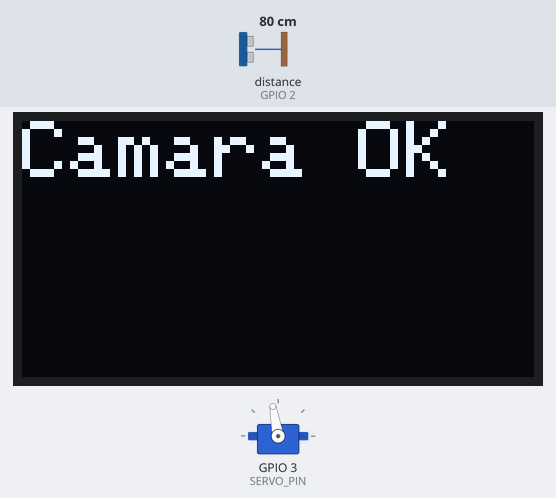
This sketch was run on a simulated ESP32-S3. On the bench: 128×64 one-colour display, servo. The test bench sets the inputs (shaded band); at power-on: distance to the obstacle (sensor on GPIO 2) 80 cm. The echo pulse lasts 58.3 µs per cm; WiFi joins after 1.5 s; servers stay silent unless stated; uploads are accepted with an empty reply; the camera gives no picture; what the sketch prints to the serial monitor is not drawn.

Above: at 5.8 s.
At 14.5 s:
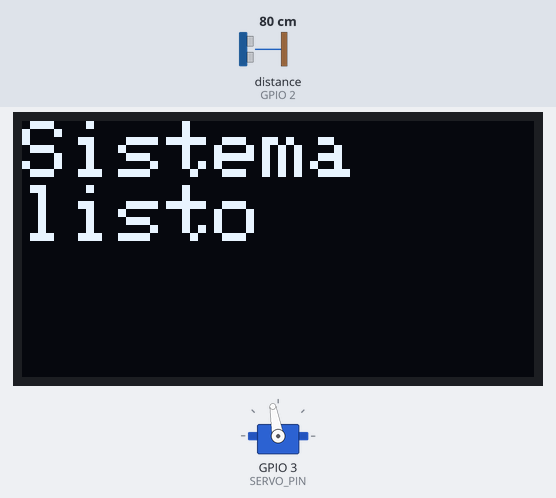
17.7 s: distance to the obstacle (sensor on GPIO 2) set to 2 cm
At 21.1 s:
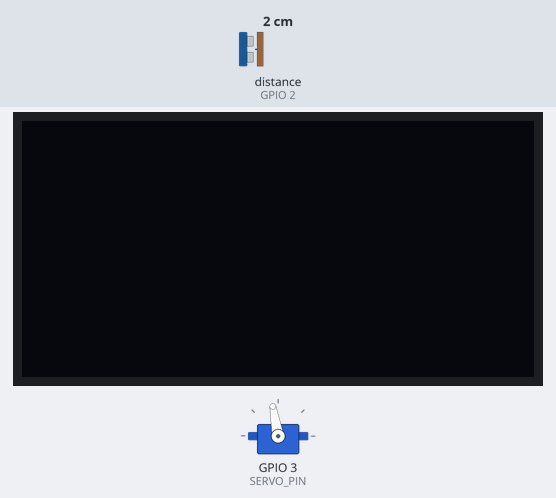
At 23.5 s:
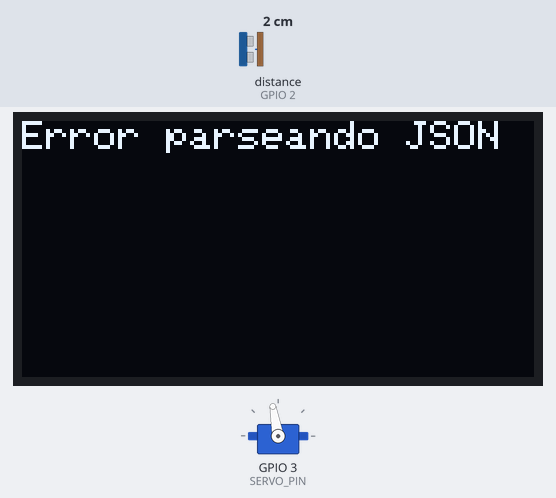
23.7 s: distance to the obstacle (sensor on GPIO 2) set to 8 cm
26.7 s: distance to the obstacle (sensor on GPIO 2) set to 11 cm
Timing chart, 0 to 29.7 s (numbered marks = the images above; inputs shaded):
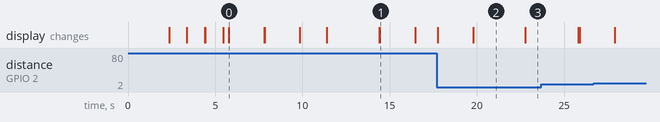

The sketch:

Esp32ToPythonOledHttpCAM.ino
```cpp
#include <Adafruit_GFX.h>       // Librería para gráficos
#include <Adafruit_SSD1306.h>   // Librería para el controlador de pantalla OLED
#include <Wire.h>               // Librería para la comunicación I2C

#include <NewPing.h>            // Librería para el sensor ultrasónico
#include <ESP32Servo.h>         // Librería para el control del servomotor en ESP32

#include <WiFi.h>               // Librería para la conexión WiFi
#include <HTTPClient.h>         // Librería para la comunicación HTTP
#include <ArduinoJson.h>        // Librería para manejar JSON
#include "esp_camera.h"        // Librería para la cámara del ESP32-CAM S3

// --- Definiciones de hardware y pines ---

// Dimensiones de la pantalla OLED
#define SCREEN_WIDTH 128
#define SCREEN_HEIGHT 64
#define OLED_RESET -1

// Pines para la comunicación I2C con la pantalla OLED
#define I2C_SDA_PIN 42
#define I2C_SCL_PIN 41

// Pines para el sensor ultrasónico y el servomotor
#define TRIG_PIN 1
#define ECHO_PIN 2
#define SERVO_PIN 3
#define MAX_DISTANCE 10

// --- Configuración de pines de la cámara ESP32-S3 CAM ---
#define CAM_PIN_D0      11
#define CAM_PIN_D1      9
#define CAM_PIN_D2      8
#define CAM_PIN_D3      10
#define CAM_PIN_D4      12
#define CAM_PIN_D5      18
#define CAM_PIN_D6      17
#define CAM_PIN_D7      16

#define CAM_PIN_XCLK    15
#define CAM_PIN_PCLK    13
#define CAM_PIN_VSYNC   6

#define CAM_PIN_HREF    7
#define CAM_PIN_SDA     4
#define CAM_PIN_SCL     5

#define CAM_PIN_PWDN    -1
#define CAM_PIN_RESET   -1


// --- Credenciales de WiFi y servidor HTTP ---

const char* ssid = "IZZI-FA5D";
const char* password = "QJY5MDZYWMLD";
const char* servidor = "http://192.168.0.121:5000/";

// --- Creación de objetos ---

// Objeto para controlar la pantalla OLED
Adafruit_SSD1306 display(SCREEN_WIDTH, SCREEN_HEIGHT, &Wire, OLED_RESET);
// Objeto para el sensor ultrasónico, con sus pines y distancia máxima
NewPing sonar(TRIG_PIN, ECHO_PIN, MAX_DISTANCE);
// Objeto para controlar el servomotor
Servo servoMotor;

// --- Variables de estado y constantes ---

// Ángulos de los movimientos del servo para cada tipo de basura (ej. 0° y 180°)
const byte angulos[2] = {0, 180};
// Comandos esperados para clasificar ('B' para Biodegradable, 'N' para No-biodegradable)
const char comandos[2] = {'B', 'N'};
// Velocidad del movimiento del servo (menor valor = más rápido)
const int velocidad = 10;
// Variable para trackear estado de OLED
bool displayInicializada = false;

// --- Funciones del sistema ---


/**
 * @brief Inicializa la cámara con mejores ajustes de saturación y brillo.
 */
bool init_camera() {
    camera_config_t config;
    config.ledc_channel = LEDC_CHANNEL_0;
    config.ledc_timer = LEDC_TIMER_0;

    config.pin_d0 = CAM_PIN_D0;
    config.pin_d1 = CAM_PIN_D1;
    config.pin_d2 = CAM_PIN_D2;
    config.pin_d3 = CAM_PIN_D3;
    config.pin_d4 = CAM_PIN_D4;
    config.pin_d5 = CAM_PIN_D5;
    config.pin_d6 = CAM_PIN_D6;
    config.pin_d7 = CAM_PIN_D7;

    config.pin_xclk = CAM_PIN_XCLK;
    config.pin_pclk = CAM_PIN_PCLK;
    config.pin_vsync = CAM_PIN_VSYNC;

    config.pin_href = CAM_PIN_HREF;
    config.pin_sscb_sda = CAM_PIN_SDA;
    config.pin_sscb_scl = CAM_PIN_SCL;

    config.pin_pwdn = CAM_PIN_PWDN;
    config.pin_reset = CAM_PIN_RESET;

    config.xclk_freq_hz = 20000000;
    config.frame_size = FRAMESIZE_240X240;
    config.pixel_format = PIXFORMAT_JPEG;
    config.grab_mode = CAMERA_GRAB_LATEST;
    config.fb_location = CAMERA_FB_IN_DRAM;
    config.jpeg_quality = 10;
    config.fb_count = 2;

    int err = esp_camera_init(&config);
    if (err != ESP_OK) {
        Serial.printf("Es distinto a ok");
        return false;
    }
    sensor_t *s = esp_camera_sensor_get();
    if (s != NULL) {
        // Ajustar saturación (rango: -2 to 2)
        s->set_saturation(s, 0);  // Aumentar saturación
        // Ajustar brillo (rango: -2 to 2)
        s->set_brightness(s, -2);  // Aumentar brillo
        // Ajustar contraste (rango: -2 to 2)
        s->set_contrast(s, 1);    // Aumentar contraste
        //configura el valor máximo que puede alcanzar la ganancia automática del sensor
        s->set_gainceiling(s, GAINCEILING_8X);
    } else {
        Serial.println("Error: No se pudo obtener el sensor para ajustes");
        return false;
    }
    return true;
}

/**
 * @brief Inicializa de forma robusta la pantalla oled, necesario
 */
bool inicializarOLED() {
    Serial.println("Inicializando OLED...");
    // Detener I2C si ya estaba inicializado
    Wire.end();
    delay(100);
    // Inicializar I2C con los pines específicos
    bool i2cIniciado = Wire.begin(I2C_SDA_PIN, I2C_SCL_PIN);
    if (!i2cIniciado) {
        Serial.println("Error: No se pudo iniciar I2C");
        return false;
    }
    // Esperar a que el bus I2C esté estable
    delay(200);
    // Intentar inicializar display con ambas direcciones
    bool displayInicializado = false;
    if(display.begin(SSD1306_SWITCHCAPVCC, 0x3C)) {
        Serial.println("OLED encontrado en 0x3C");
        displayInicializado = true;
    } else {
        Serial.println("Falló 0x3C, intentando 0x3D...");
        delay(100);
        if(display.begin(SSD1306_SWITCHCAPVCC, 0x3D)) {
            Serial.println("OLED encontrado en 0x3D");
            displayInicializado = true;
        }
    }
    if (displayInicializado) {
        display.clearDisplay();
        display.setTextSize(2);
        display.setTextColor(SSD1306_WHITE);
        display.setCursor(0, 0);
        display.println("OLED OK");
        display.display();
        delay(1000);
        return true;
    } else {
        Serial.println("Error: No se pudo inicializar OLED en ninguna direccion");
        return false;
    }
}

/**
 * @brief Función que hace que imprima un string dentro de la pantalle oled
 * @param mensaje El string que imprimirá la pantalla
 * @param tamano El tamaño en que se imprimira el string, por defecto 1
 * @param tiempo El tiempo en que estará el mensaje visible, por defecto 3 segundos
 */
void mostrarMensajeTemporal(String mensaje, int tamano = 1, int tiempo = 3000) {
    if (displayInicializada) {
        display.clearDisplay();
        display.setTextSize(tamano);
        display.setTextColor(SSD1306_WHITE);
        display.setCursor(0, 0);
        display.println(mensaje);
        display.display();
        delay(tiempo);
        display.clearDisplay();
        display.display();
    } else {
        Serial.println("OLED MSG: " + mensaje);
    }
}

/**
 * @brief Mueve el servomotor de forma suave hacia un ángulo objetivo.
 * @param anguloObjetivo El ángulo al que se desea mover el servo.
 */
void moverServoSuave(int anguloObjetivo) {
    int posicionActual = servoMotor.read();
    int incremento = (anguloObjetivo > posicionActual) ? 1 : -1;

    while (posicionActual != anguloObjetivo) {
        posicionActual += incremento;
        if ((incremento == 1 && posicionActual > anguloObjetivo) ||
            (incremento == -1 && posicionActual < anguloObjetivo)) {
            posicionActual = anguloObjetivo;
        }
        servoMotor.write(posicionActual);
        delay(velocidad);
    }
}

/**
 * @brief Mueve el servo a un ángulo específico y luego lo regresa al centro.
 * @param anguloObjetivo El ángulo al que se desea mover el servo antes de regresar.
 */
void moverYVolverSuave(int anguloObjetivo) {
    moverServoSuave(anguloObjetivo);
    delay(500);
    moverServoSuave(100);
}

/**
 * @brief Procesa los comandos recibidos y mueve el servo.
 * @param cmd El comando de clasificación recibido ('B' o 'N').
 */
void procesarComando(char cmd) {
    for (int i = 0; i < 2; i++) {
        if (cmd == comandos[i] || cmd == tolower(comandos[i])) {
            moverYVolverSuave(angulos[i]);
            if (cmd == 'B' || cmd == 'b') {
                mostrarMensajeTemporal("Basura\nBiodegradable", 2, 3000);
            } else {
                mostrarMensajeTemporal("Basura\nNo-Biodegradable", 2, 3000);
            }
            return;
        }
    }
    mostrarMensajeTemporal("Comando de clasificacion invalido o no reconocido", 1, 3000);
    Serial.println("Comando de clasificacion invalido o no reconocido.");
}
/**
 * @brief Envía que maneja el envio del objeto identificado
 */
void enviarNotificacionDeteccion() {
        HTTPClient http;
        http.begin(servidor);
        http.setTimeout(10000);
        http.addHeader("Content-Type", "application/json");

        DynamicJsonDocument doc(256);
        doc["evento"] = "objeto identificado";
        doc["dispositivo_id"] = WiFi.macAddress();

        String jsonPayload;
        serializeJson(doc, jsonPayload);

        int httpResponseCode = http.POST(jsonPayload);
        if (httpResponseCode > 0) {
            Serial.printf("Notificación enviada. Código HTTP: %d\n", httpResponseCode);
        } else {
            Serial.printf("Error en notificación: %s\n", http.errorToString(httpResponseCode).c_str());
            mostrarMensajeTemporal("Error en notificación", 1, 3000);
        }
        http.end();
}

/**
 * @brief Función que maneja el envio de bytes de la imagen
 */
void enviarImagenComoBytes() {
        camera_fb_t *fb = esp_camera_fb_get();
        delay(500);
        if (!fb) {
            Serial.println("Fallo la captura de la cámara");
            return;
        }
        HTTPClient http;
        http.begin(servidor);
        http.setTimeout(15000);
        http.addHeader("Content-Type", "application/json");

        DynamicJsonDocument doc(JSON_ARRAY_SIZE(fb->len) + 1024);
        doc["evento"] = "imagen bytes";

        JsonArray imagenArray = doc.createNestedArray("imagen_bytes");
        for (size_t i = 0; i < fb->len; i++) {
            imagenArray.add(fb->buf[i]);
        }
        doc["tamano_imagen"] = fb->len;

        String jsonPayload;
        serializeJson(doc, jsonPayload);

        Serial.print("Enviando imagen como bytes. Tamaño: ");
        Serial.print(fb->len);
        Serial.print(" bytes, Tamaño JSON: ");
        Serial.print(jsonPayload.length());
        Serial.println(" bytes");

        int httpResponseCode = http.POST(jsonPayload);

        if (httpResponseCode > 0) {
            Serial.printf("Imagen enviada. Código HTTP: %d\n", httpResponseCode);
            String respuesta = http.getString();
            Serial.println("Respuesta del servidor:");
            Serial.println(respuesta);

            DynamicJsonDocument responseDoc(512);
            DeserializationError error = deserializeJson(responseDoc, respuesta);
            if (!error) {
                const char* status = responseDoc["status"] | "error";

                if (strcmp(status, "reintentar") == 0) {
                    const char* mensaje = responseDoc["message"] | "Confianza insuficiente";
                    float confianza = responseDoc["confianza_actual"] | 0.0;

                    Serial.printf("Confianza insuficiente: %.2f%%, mensaje: %s\n", confianza * 100, mensaje);
                    mostrarMensajeTemporal("Confianza baja\nReintente", 2, 3000);

                    delay(3000);

                }
                else if (strcmp(status, "ok") == 0) {
                    const char* clasificacion = responseDoc["clasificacion"] | "Error";
                    if (strlen(clasificacion) == 1 && (clasificacion[0] == 'B' || clasificacion[0] == 'N')) {
                        Serial.printf("Comando procesado: %c\n", clasificacion[0]);
                        procesarComando(clasificacion[0]);
                    } else {
                        Serial.println("Comando de clasificacion invalido.");
                        mostrarMensajeTemporal("Comando de\nclasificacion\ninvalido.",1, 3000);
                    }
                } else {
                    Serial.println("Error en la respuesta del servidor.");
                    mostrarMensajeTemporal("Error respuesta del servidor", 1, 3000);
                }
            } else {
                Serial.println("Error parseando respuesta JSON");
                mostrarMensajeTemporal("Error parseando JSON", 1, 3000);
            }
        } else {
            Serial.printf("Error enviando imagen: %s\n", http.errorToString(httpResponseCode).c_str());
            mostrarMensajeTemporal("Error envio imagen", 1, 3000);
        }
        esp_camera_fb_return(fb);
        http.end();
}

/**
 * @brief Función principal que coordina el envío en dos pasos
 */
void enviarDeteccionYClasificacion() {
    if (WiFi.status() == WL_CONNECTED) {
        enviarNotificacionDeteccion();
        delay(2000);
        enviarImagenComoBytes();
    }
}


void setup() {
    Serial.begin(115200);
    delay(2000);

    displayInicializada = inicializarOLED();
    if (!displayInicializada) {
        Serial.println("ADVERTENCIA: OLED no inicializada, continuando sin display...");
    }

    servoMotor.attach(SERVO_PIN);
    servoMotor.write(100);
    Serial.println("Servo inicializado");
    mostrarMensajeTemporal("Servo OK", 2, 1000);

    mostrarMensajeTemporal("Iniciando camara", 2, 1000);
    if (!init_camera()) {
        Serial.println("Fallo inicializacion camara");
        mostrarMensajeTemporal("Error Camara", 2, 3000);
    } else {
        Serial.println("Camara inicializada correctamente");
        mostrarMensajeTemporal("Camara OK", 2, 2000);
    }

    Serial.println("Conectando a WiFi...");
    mostrarMensajeTemporal("Conectando\nWiFi", 2, 2000);
    WiFi.begin(ssid, password);

    int intentos = 0;
    while (WiFi.status() != WL_CONNECTED && intentos < 20) {
        delay(500);
        Serial.print(".");
        intentos++;
    }

    if (WiFi.status() == WL_CONNECTED) {
        Serial.println("\nWiFi conectado");
        Serial.print("IP: ");
        Serial.println(WiFi.localIP());
        mostrarMensajeTemporal("WiFi OK\nIP: " + WiFi.localIP().toString(), 2, 3000);
    } else {
        Serial.println("\nError WiFi!");
        mostrarMensajeTemporal("Error\nWiFi", 1, 3000);
    }

    Serial.println("Sistema listo");
    mostrarMensajeTemporal("Sistema\nlisto", 2, 2000);
}

void loop() {
    static unsigned long ultima_deteccion = 0;
    unsigned long tiempo_actual = millis();

    int distancia = sonar.ping_cm();

    if (distancia > 0 && distancia < MAX_DISTANCE && (tiempo_actual - ultima_deteccion) > 3000) {
        mostrarMensajeTemporal("Objeto\ndetectado", 2, 2000);
        enviarDeteccionYClasificacion();
    }

    delay(50);
}
```

Measured:
- after the input at 17.7 s, the display: first changes after 0.07 s (image 3 shows a later state)
- what the display in image 0 shows lasts 2.0 s, from 5.8 s to 7.8 s
- what the display in image 2 shows lasts 3.0 s, from 19.8 s to 22.8 s
